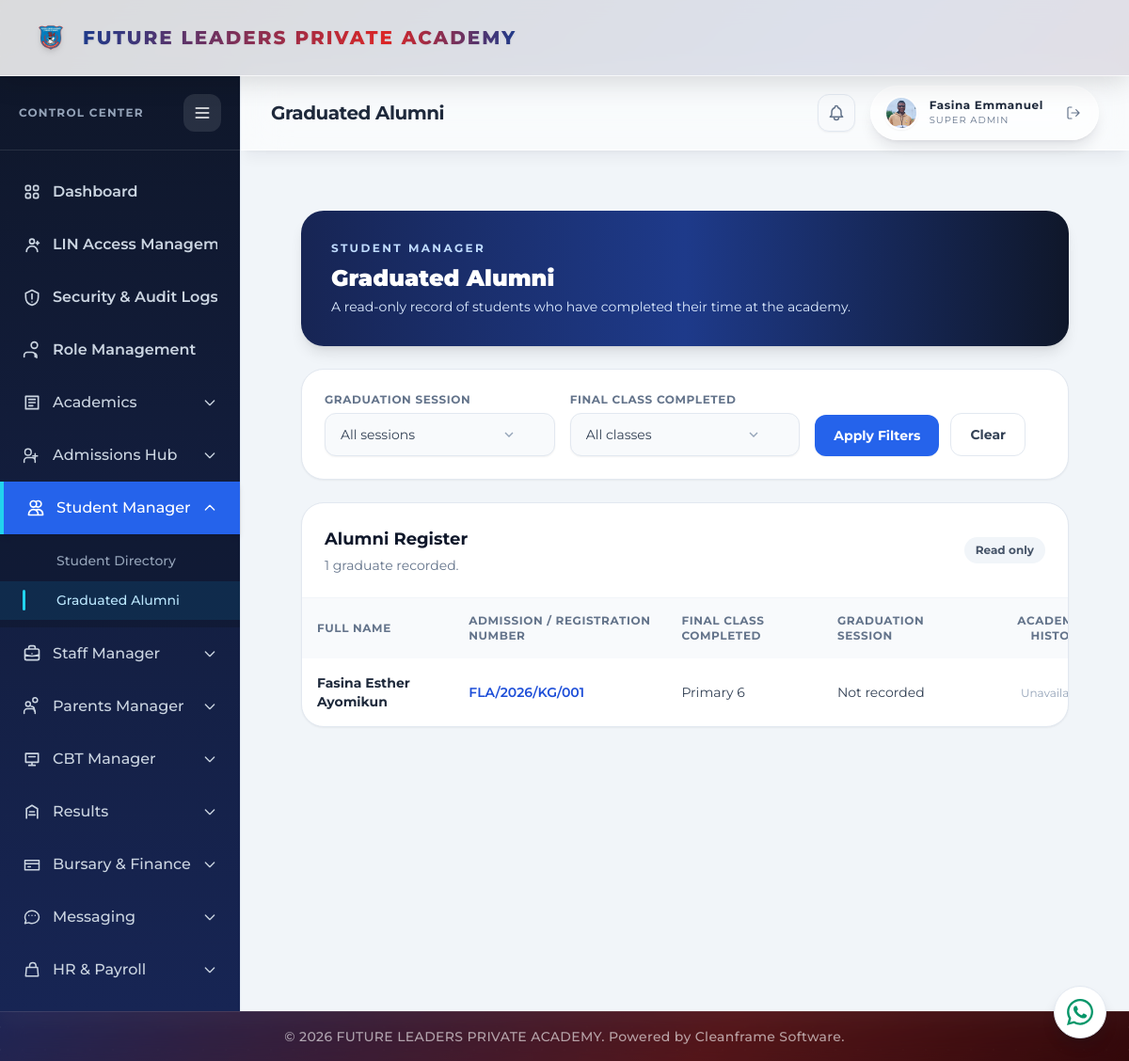
Page /students/graduated-alumni/ (signed in) on the committed database.
### portal/models.py (models this page shows, shortened)
class Student(models.Model):
    SEX_CHOICES = [
        ('Male', 'Male'),
        ('Female', 'Female'),
    ]
    PROGRAM_CHOICES = [
        ('Kindergarten (KG)', 'Kindergarten (KG)'),
        ('Nursery (NUR)', 'Nursery (NUR)'),
        ('Primary (PRY)', 'Primary (PRY)'),
    ]
    RELIGION_CHOICES = [
        ('Christianity', 'Christianity'),
        ('Islam', 'Islam'),
        ('Other', 'Other'),
    ]
    STATUS_CHOICES = [
        ('Active', 'Active'),
        ('Student', 'Student'),
        ('Transferred', 'Transferred'),
        ('Expelled', 'Expelled'),
        ('Graduated', 'Graduated'),
    ]
    student_id = models.CharField(max_length=100, unique=True, blank=True)
    lin = models.CharField(max_length=50, unique=True, blank=True, null=True)
    is_lin_visible = models.BooleanField(default=False)
    first_name = models.CharField(max_length=50)
    last_name = models.CharField(max_length=50, verbose_name='Surname')
    other_name = models.CharField(max_length=50, blank=True, null=True)
    sex = models.CharField(max_length=100, choices=SEX_CHOICES)
    date_of_birth = models.DateField()
    state_of_origin = models.CharField(max_length=50)
    lga_of_origin = models.CharField(max_length=50)
    program = models.CharField(max_length=50, choices=PROGRAM_CHOICES)
    current_class = models.ForeignKey('ClassRoom', on_delete=models.SET_NULL, null=True, blank=True, related_name='students')
    passport = models.ImageField(upload_to='student_passports/', max_length=255, blank=True, null=True)
    physically_challenged = models.BooleanField(default=False)
    phone_number = models.CharField(max_length=100, blank=True, null=True)
    religion = models.CharField(max_length=100, choices=RELIGION_CHOICES, blank=True, null=True)
    email = models.EmailField(blank=True, null=True)
    status = models.CharField(max_length=100, choices=STATUS_CHOICES, default='Student')
    date_enrolled = models.DateField(auto_now_add=True)
    consecutive_absence_flag = models.BooleanField(default=False)
    teacher_comment = models.TextField(blank=True, default='')
    parent = models.ForeignKey('Parent', on_delete=models.SET_NULL, null=True, blank=True, related_name='children')
    user = models.OneToOneField(settings.AUTH_USER_MODEL, on_delete=models.SET_NULL, null=True, blank=True, related_name='student_record')

class ClassRoom(models.Model):
    SECTION_CHOICES = [
        ('KG', 'Kindergarten'),
        ('Nursery', 'Nursery'),
        ('Primary', 'Primary'),
    ]
    name = models.CharField(max_length=50, unique=True)  # e.g., "Primary 4", "KG 2"
    section = models.CharField(max_length=100, choices=SECTION_CHOICES)
    level_number = models.IntegerField(null=True, blank=True) # e.g., 1, 2, 3, 4, 6 (skipping 5)
    sequence = models.IntegerField(null=True, blank=True)
    is_terminal = models.BooleanField(default=False)
    next_class = models.ForeignKey('self', on_delete=models.SET_NULL, null=True, blank=True, related_name='previous_classes')
    class_teacher = models.ForeignKey('Teacher', on_delete=models.SET_NULL, null=True, blank=True, related_name='assigned_class')

### portal/views.py (the view)
# urls.py: path('students/graduated-alumni/', views.graduated_alumni_view, name='graduated_alumni'),
@login_required(login_url='login')
def graduated_alumni_view(request):
    if not is_admin_user(request.user):
        return redirect('dashboard')
    graduated_students = Student.objects.filter(status='Graduated').select_related('current_class').prefetch_related(
        'term_records__term__session',
    ).order_by('last_name', 'first_name')
    sessions = AcademicSession.objects.order_by('-name')
    classrooms = ClassRoom.objects.order_by('section', 'sequence', 'name')
    session_id = request.GET.get('session')
    classroom_id = request.GET.get('classroom')
    selected_session = sessions.filter(pk=session_id).first() if session_id else None
    if session_id:
        graduated_students = graduated_students.filter(term_records__term__session_id=session_id)
    if classroom_id:
        graduated_students = graduated_students.filter(current_class_id=classroom_id)
    graduated_students = list(graduated_students)
    for student in graduated_students:
        student.final_term_record = next(
            (
                record for record in reversed(list(student.term_records.all()))
                if record.term.term_name == 'Third Term'
                and (not selected_session or record.term.session_id == selected_session.pk)
            ),
            None,
        )
    return render(request, 'portal/graduated_alumni.html', {
        'graduated_students': graduated_students,
        'sessions': sessions,
        'classrooms': classrooms,
        'selected_session': session_id,
        'selected_classroom': classroom_id,
    })

### portal/context_processors.py (called while the page is built)
def _portal_name_parts(user):
    for relation_name in ('teacher_record', 'student_record', 'parent_record'):
        record = getattr(user, relation_name, None)
        if record:
            first_name = (getattr(record, 'first_name', '') or '').strip()
            last_name = (getattr(record, 'last_name', '') or '').strip()
            if first_name or last_name:
                return first_name, last_name
    return user.first_name.strip(), user.last_name.strip()

def _portal_picture_url(user):
    candidates = [
        getattr(getattr(user, 'account_profile', None), 'profile_picture', None),
        getattr(getattr(user, 'student_record', None), 'passport', None),
        getattr(getattr(user, 'teacher_record', None), 'passport', None),
    ]
    for picture in candidates:
        if picture:
            try:
                if picture.storage.exists(picture.name):
                    return picture.url
            except (OSError, ValueError):
                continue
    return ''

### portal/views.py (called while the page is built)
def is_admin_user(user):
    profile = getattr(user, 'account_profile', None)
    return (
        user.is_superuser
        or getattr(profile, 'role', '').lower() == 'admin'
        or getattr(profile, 'role', '').lower() == 'principal'
        or user.groups.filter(name__iexact='Admin').exists()
        or user.groups.filter(name__iexact='Principal').exists()
    )

### portal/templates/portal/graduated_alumni.html (shortened to what this page needs)
{% extends 'portal/base.html' %}
{% block page_title %}Graduated Alumni{% endblock %}
{% block content %}
<div class="min-h-full bg-slate-100 p-6 lg:p-8">
  <div class="mx-auto max-w-7xl space-y-6">
    <header class="rounded-3xl bg-gradient-to-r from-blue-950 via-blue-900 to-slate-900 p-8 text-white shadow-lg">
      <p class="text-xs font-bold uppercase tracking-[0.2em] text-blue-200">Student Manager</p>
      <h1 class="mt-2 text-2xl font-black">Graduated Alumni</h1>
      <p class="mt-1 text-sm text-blue-100">A read-only record of students who have completed their time at the academy.</p>
    </header>
    <form method="get" class="grid gap-4 rounded-3xl border border-slate-200 bg-white p-6 shadow-sm md:grid-cols-3">
      <div class="flex flex-col space-y-1.5">
        <label class="text-xs font-bold uppercase tracking-wider text-slate-500">Graduation Session</label>
        <div class="relative">
        </div>
      </div>
      <div class="flex flex-col space-y-1.5">
        <label class="text-xs font-bold uppercase tracking-wider text-slate-500">Final Class Completed</label>
        <div class="relative">
        </div>
      </div>
      <div class="flex items-end gap-3"><button type="submit" class="rounded-xl bg-blue-600 px-5 py-3 text-sm font-bold text-white shadow-sm hover:bg-blue-700">Apply Filters</button><a href="{% url 'graduated_alumni' %}" class="rounded-xl border border-slate-200 px-5 py-3 text-sm font-bold text-slate-700 hover:bg-slate-50">Clear</a></div>
    </form>
    <section class="overflow-hidden rounded-3xl border border-slate-200 bg-white shadow-sm">
      <div class="flex items-center justify-between border-b border-slate-100 p-6"><div><h2 class="text-lg font-bold text-slate-900">Alumni Register</h2><p class="mt-1 text-sm text-slate-500">{{ graduated_students|length }} graduate{{ graduated_students|length|pluralize }} recorded.</p></div><span class="rounded-full bg-slate-100 px-3 py-1.5 text-xs font-bold text-slate-600">Read only</span></div>
      <div class="overflow-x-auto"><table class="w-full min-w-[850px] text-left text-sm"><thead class="bg-slate-50 text-xs uppercase tracking-wider text-slate-500"><tr><th class="p-4">Full Name</th><th class="p-4">Admission / Registration Number</th><th class="p-4">Final Class Completed</th><th class="p-4">Graduation Session</th><th class="p-4 text-right">Academic History</th></tr></thead><tbody class="divide-y divide-slate-100">
        {% for student in graduated_students %}
        <tr class="hover:bg-slate-50/70"><td class="p-4 font-bold text-slate-800">{{ student.last_name }} {{ student.first_name }}{% if student.other_name %} {{ student.other_name }}{% endif %}</td><td class="p-4 font-semibold text-blue-700">{{ student.student_id }}</td><td class="p-4 text-slate-700">{{ student.current_class.name|default:'Not recorded' }}</td><td class="p-4 text-slate-700">{% if student.final_term_record %}{{ student.final_term_record.term.session.name }}{% else %}Not recorded{% endif %}</td><td class="p-4 text-right">{% if student.final_term_record %}<a href="{% url 'preview_report_card' student_id=student.pk session_id=student.final_term_record.term.session_id term_id=student.final_term_record.term_id %}" target="_blank" class="inline-flex rounded-lg bg-blue-50 px-3 py-2 text-xs font-bold text-blue-700 transition hover:bg-blue-600 hover:text-white">View Academic History</a>{% else %}<span class="text-xs text-slate-400">Unavailable</span>{% endif %}</td></tr>
        {% empty %}<tr><td colspan="5" class="p-12 text-center text-sm text-slate-500">No graduated students match the selected filters.</td></tr>{% endfor %}
      </tbody></table></div>
    </section>
  </div>
</div>
{% endblock %}

### portal/static/portal/css/global.css (style rules this page uses)
html, body, body *, button, input, select, textarea, optgroup { font-family: 'Montserrat' !important; }
html { font-synthesis: none; overflow-x: hidden; }
body { overflow-x: hidden; overflow-wrap: normal; }
:is(.rounded-full, .status-badge, .exam-status-badge, span[class*='rounded-lg']) { white-space: nowrap; overflow-wrap: normal; }

### rows in the picture
Student: last_name "Fasina", first_name "Esther", other_name "Ayomikun", student_id "FLA/2026/KG/001", current_class.name "Primary 6", shows "Not recorded", shows "Unavailable"

### other values in the picture
{{ portal_display_name }} "Fasina Emmanuel"
{{ graduated_students|length }} "1"
